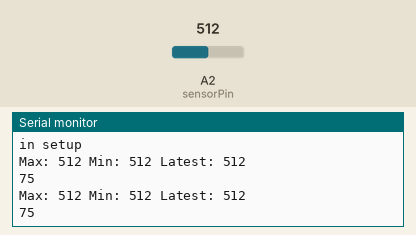
Simulated run of this sketch. Board: Arduino Uno, built with avr-gcc and run on an emulated ATmega328P. Shown: the last lines printed to the serial monitor. The test bench sets the inputs (shaded band); at power-on: A2 (sensorPin) = 512.

Above: at 1.8 s.
1.9 s: A2 (sensorPin) set to 716
At 2.8 s:
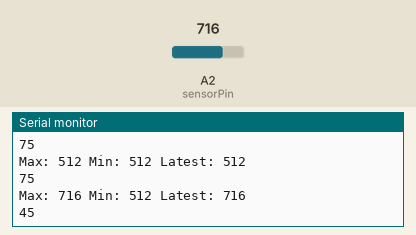
3.4 s: A2 (sensorPin) set to 900
At 4.4 s:
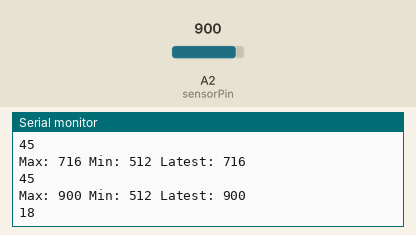
Timing chart, 0 to 6.4 s (numbered marks = the images above; inputs shaded):
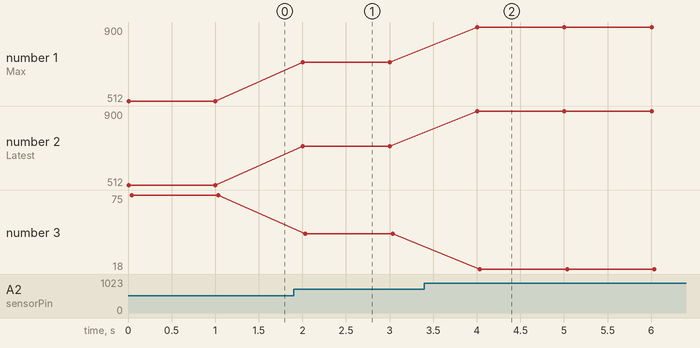

Measured:
- after the input at 1.9 s, the serial monitor: prints a new line after 0.10 s (image 1)
- after the input at 3.4 s, the serial monitor: prints a new line after 0.60 s (image 2)
- plotted number 1: 512 → 716 after the input at 1.9 s, 716 → 900 after the input at 3.4 s
- plotted number 2: 512 → 716 after the input at 1.9 s, 716 → 900 after the input at 3.4 s
- plotted number 3: 75 → 45 after the input at 1.9 s, 45 → 18 after the input at 3.4 s

The sketch:

IR_sensor_test.ino
```cpp
byte sensorPin=2;
int latestVal=0;
int maxVal=0;
int minVal=1024;
int latestVal1=0;
void setup() {
  Serial.begin(9600);
  Serial.println("in setup");
}

void loop() {
  //Serial.println("In loop");
  latestVal = analogRead(sensorPin);
  if(latestVal < minVal) {
    minVal = latestVal;
  }
  if(latestVal > maxVal) {
    maxVal = latestVal;
  }
  Serial.print("Max: ");
  Serial.print(maxVal);
  Serial.print(" Min: ");
  Serial.print(minVal);
  Serial.print(" Latest: ");
  Serial.println(latestVal);
  latestVal1 = map(latestVal, 1024, 0, 0, 150);
  Serial.println(latestVal1);
//  analogWrite(sensorPin, latestVal);
  delay(1000);
}
```
